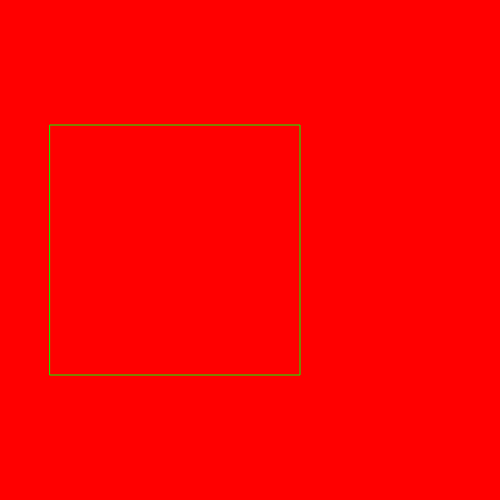
Frame 1 (no input)
Frame 60 (no input): identical to frame 1, image omitted
Frame 120 (the mouse pressed at the canvas centre since frame 60): identical to frame 1, image omitted

The p5.js sketch that drew this single still picture (run headless with seeded random() and noise() and a simulated clock; from frame 60 on, the mouse is pressed at the canvas centre):

// p5.js sketch
// ── sketch.js
//This is a simple template for you to experiment with

//This is a comment  ... the two slashes at the start mean that the computer ignores it

//You can look up more commands here ... https://p5js.org/reference/

function setup()
{
    //this function runs once at the start of your program
    
    //this command creates a drawing area in the browser - it should only be called once
    createCanvas(500,500);
}

function draw()
{
    
    //this command clears the background to black (try changing the numbers)
    background(255,0,0);
    
    //change the fill color
    fill(255,0,0);
    
    //change the outline color
    stroke(0,255,0);
    
    //this command draws a rectangle with the outline and fill colors that we just set
    rect(50,125,250,250);
    
}
